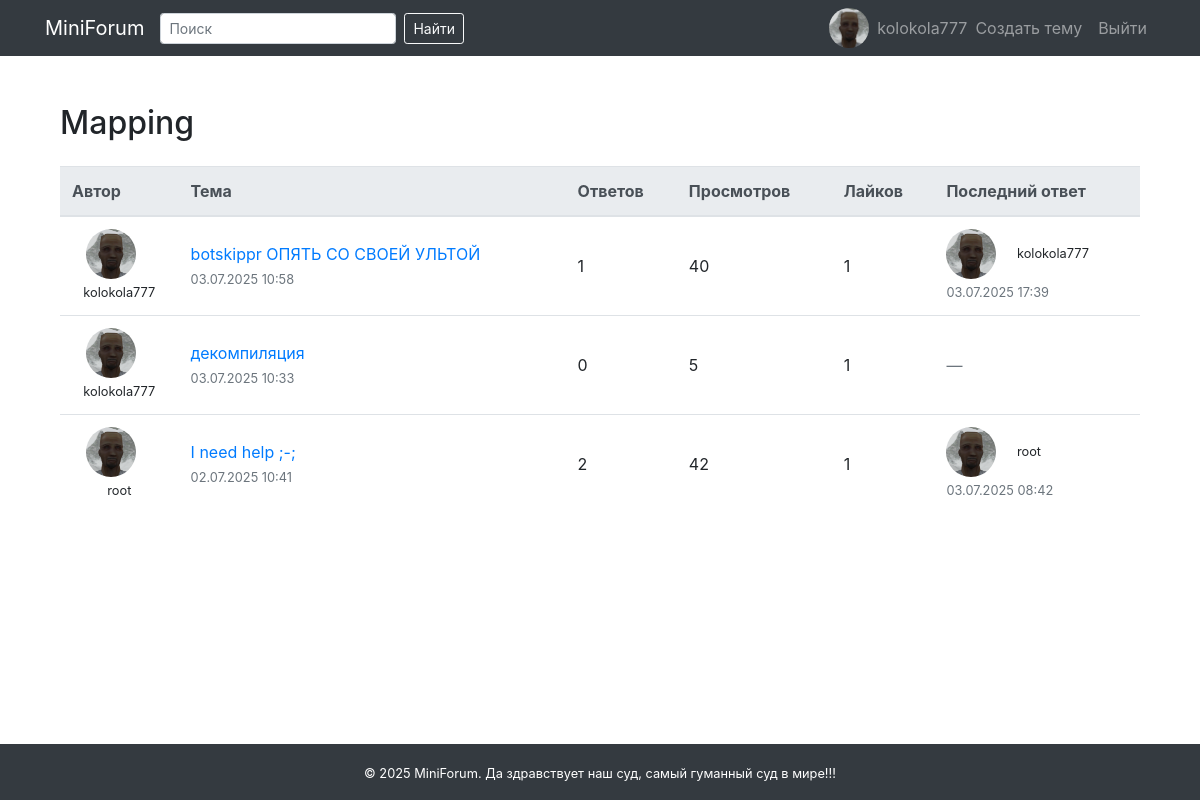
/category/1/ (signed in), run on the app's committed database.
### forum/models.py (models this page shows, shortened)
class Category(models.Model):
    name = models.CharField(max_length=100)
    description = models.TextField(blank=True)

class Topic(models.Model):
    title = models.CharField(max_length=200)
    content = models.TextField()
    image = models.ImageField(upload_to='topic_images/', blank=True, null=True)
    category = models.ForeignKey(Category, on_delete=models.CASCADE)
    author = models.ForeignKey(User, on_delete=models.CASCADE)
    created_at = models.DateTimeField(auto_now_add=True)
    views = models.PositiveIntegerField(default=0)
    likes = models.ManyToManyField(User, related_name='liked_topics', blank=True)
    def reply_count(self):
        return self.posts.count()
    def last_reply(self):
        return self.posts.order_by('-created_at').first()

class Post(models.Model):
    topic = models.ForeignKey(Topic, on_delete=models.CASCADE, related_name='posts')
    author = models.ForeignKey(User, on_delete=models.CASCADE)
    content = models.TextField()
    created_at = models.DateTimeField(auto_now_add=True)

### forum/views.py (the view)
# urls.py: path('category/<int:category_id>/', views.category_detail, name='category_detail'), # просмотр тем внутри категории
def category_detail(request, category_id):
    category = get_object_or_404(Category, id=category_id)
    topics = category.topic_set.all().order_by('-created_at')
    return render(request, 'forum/category_detail.html', {
        'category': category,
        'topics': topics
    })

### templates/forum/category_detail.html (shortened to what this page needs)
{% extends 'base.html' %}
{% block content %}
<div class="container mt-4">
    <h2 class="mb-4">{{ category.name }}</h2>
    <table class="table table-hover">
        <thead class="thead-light">
        <tr>
            <th>Автор</th>
            <th>Тема</th>
            <th>Ответов</th>
            <th>Просмотров</th>
            <th>Лайков</th>
            <th>Последний ответ</th>
        </tr>
        </thead>
        <tbody>
        {% for topic in topics %}
        <tr>
            <td class="align-middle text-center">
                {% if topic.author.profile.avatar %}
                <img src="{{ topic.author.profile.avatar.url }}" class="rounded-circle mr-3" width="50" height="50">
                {% else %}
                <img src="/media/avatars/default.png" class="rounded-circle mr-3" width="50" height="50">
                {% endif %}<br>
                <small>{{ topic.author.username }}</small>
            </td>
            <td class="align-middle">
                <a href="{% url 'topic_detail' topic.id %}">{{ topic.title }}</a><br>
                <small class="text-muted">{{ topic.created_at|date:"d.m.Y H:i" }}</small>
            </td>
            <td class="align-middle">{{ topic.reply_count }}</td>
            <td class="align-middle">{{ topic.views }}</td>
            <td class="align-middle">{{ topic.likes.count }}</td>
            <td class="align-middle">
                {% if topic.last_reply %}
                {% if topic.author.profile.avatar %}
                <img src="{{ topic.author.profile.avatar.url }}" class="rounded-circle mr-3" width="50" height="50">
                {% else %}
                <img src="/media/avatars/default.png" class="rounded-circle mr-3" width="50" height="50">
                {% endif %}
                <small>{{ topic.last_reply.author.username }}</small><br>
                <small class="text-muted">{{ topic.last_reply.created_at|date:"d.m.Y H:i" }}</small>
                {% else %}
                <span class="text-muted">—</span>
                {% endif %}
            </td>
        </tr>
        {% empty %}
        <tr>
            <td colspan="6" class="text-center text-muted">Тем пока нет</td>
        </tr>
        {% endfor %}
        </tbody>
    </table>
</div>
{% endblock %}

### templates/base.html (shortened to what this page needs)
<!DOCTYPE html>
<html lang="ru">
<head>
    <link rel="stylesheet" href="https://stackpath.bootstrapcdn.com/bootstrap/4.5.2/css/bootstrap.min.css">
</head>
<body>
<nav class="navbar navbar-expand-lg navbar-dark bg-dark">
    <div class="container">
        <a class="navbar-brand" href="{% url 'index' %}">MiniForum</a>
        <div class="collapse navbar-collapse" id="navbarNav">
            <form class="form-inline my-2 my-lg-0 mr-3" method="get" action="{% url 'index' %}">
                <input class="form-control form-control-sm mr-sm-2" type="search" placeholder="Поиск"
                       aria-label="Search" name="q" value="{{ query|default:'' }}">
                <button class="btn btn-outline-light btn-sm my-2 my-sm-0" type="submit">Найти</button>
            </form>
            <ul class="navbar-nav ml-auto">
                {% if user.is_authenticated %}
                <li class="nav-item d-flex align-items-center">
                    {% if user.profile.avatar %}
                    <img src="{{ user.profile.avatar.url }}" class="rounded-circle mr-2" width="40" height="40"
                         alt="avatar">
                    {% else %}
                    <img src="/media/avatars/default.png" class="rounded-circle mr-2" width="40" height="40"
                         alt="default avatar">
                    {% endif %}
                    <a class="nav-link p-0" href="#">{{ user.username }}</a>
                </li>
                <li class="nav-item">
                    <a class="nav-link" href="{% url 'create_topic' %}">Создать тему</a>
                </li>
                <li class="nav-item">
                    <form method="post" action="{% url 'logout' %}">
                        <button type="submit" class="nav-link btn btn-link" style="border: none;">Выйти</button>
                    </form>
                </li>
                {% endif %}
            </ul>
        </div>
    </div>
</nav>
<div class="container content-wrapper mt-4 mb-5">
    {% block content %}{% endblock %}
</div>
<footer class="bg-dark text-white py-3 mt-auto">
    <div class="container text-center">
        <small>© 2025 MiniForum. Да здравствует наш суд, самый гуманный суд в мире!!!</small>
    </div>
</footer>
</body>
</html>

### templates/base.html (style rules this page uses)
html, body { height: 100%; margin: 0; }
body { display: flex; flex-direction: column; }
.content-wrapper { flex: 1; }

### data on the page
Category: name "Mapping"
Topic: author.username "kolokola777", title "botskippr ОПЯТЬ СО СВОЕЙ УЛЬТОЙ", created_at "03.07.2025 10:58", reply_count "1", views "40", likes.count "1", last_reply.author.username "kolokola777", last_reply.created_at "03.07.2025 17:39"
Topic: author.username "kolokola777", title "декомпиляция", created_at "03.07.2025 10:33", reply_count "0", views "5", likes.count "1"
Topic: author.username "root", title "I need help ;-;", created_at "02.07.2025 10:41", reply_count "2", views "42", likes.count "1", last_reply.author.username "root", last_reply.created_at "03.07.2025 08:42"

### other printed values
{{ user.username }} "kolokola777"
